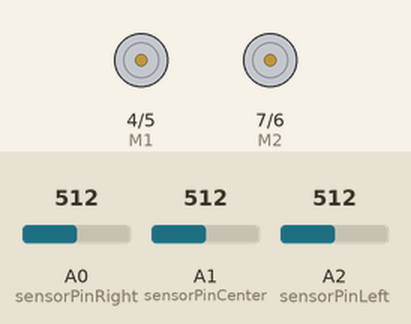
A sketch run on a simulated Arduino Uno, built with avr-gcc and run on an emulated ATmega328P. Parts: direction and speed pins drawn as motors (green arrow = direction pin HIGH = forward, orange = LOW = backward, longer = more drive). The inputs (shaded band) are chosen by the test bench; at power-on: A0 (sensorPinRight) = 512, A1 (sensorPinCenter) = 512, A2 (sensorPinLeft) = 512.

Above: at 1.2 s.
1.3 s: A0 (sensorPinRight) set to 984
2.8 s: A0 (sensorPinRight) set to 1019
At 3.3 s:
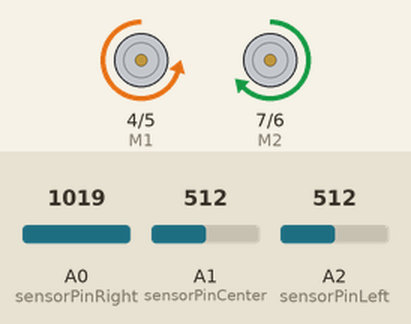
5.8 s: A1 (sensorPinCenter) set to 993
8.8 s: A1 (sensorPinCenter) set to 1014
At 9.07 s:
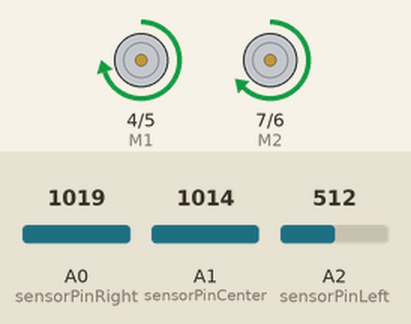
11.8 s: A2 (sensorPinLeft) set to 1023
At 12.07 s:
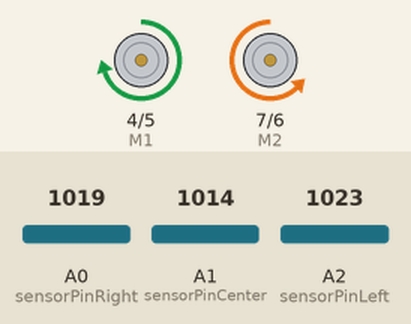
14.8 s: A2 (sensorPinLeft) set to 900
At 14.98 s:
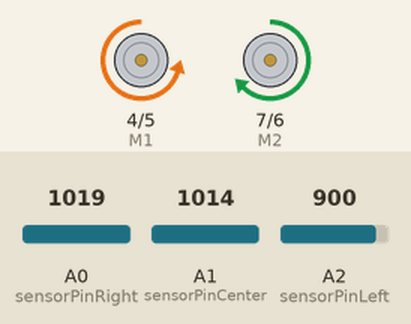
Timing chart, 0 to 18.8 s (numbered marks = the images above; inputs shaded):
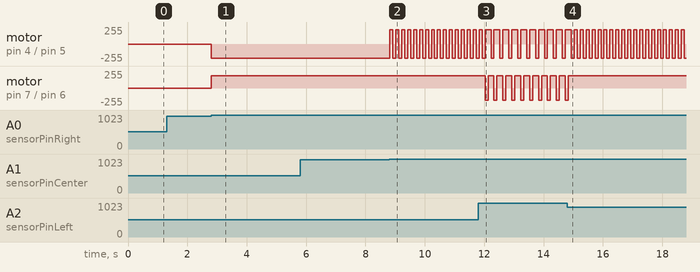

Measured:
- the behaviour switches between 1000 and 1001 on A0 (sensorPinRight) (found by bisection; images 0 and 1)
- the behaviour switches between 1000 and 1001 on A1 (sensorPinCenter) (found by bisection; images 1 and 2)
- after the input at 1.3 s, every drawn part: stays the same
- after the input at 2.8 s, motor on pin 4 (M1) / pin 5 (E1): stopped → backward 215/255 at once; motor on pin 7 (M2) / pin 6 (E2): stopped → forward 185/255 at once
- after the input at 8.8 s, motor on pin 4 (M1) / pin 5 (E1): alternates forward 215/255 for 0.10 s and backward 215/255 for 0.10 s, starting at once
- after the input at 11.8 s, motor on pin 7 (M2) / pin 6 (E2): alternates forward 185/255 for 0.20 s and backward 185/255 for 0.10 s, starting after 0.23 s
- after the input at 14.8 s, motor on pin 4 (M1) / pin 5 (E1): alternates forward 215/255 for 0.10 s and backward 215/255 for 0.10 s, starting after 0.33 s; motor on pin 7 (M2) / pin 6 (E2): goes on until 14.8 s, then stays forward 185/255

The sketch:

LDR_robot.ino
```cpp
int E1 = 5;
int M1 = 4;
int E2 = 6;
int M2 = 7;

int leftMotorSpeed = 215;
int rightMotorSpeed = 185;

int sensorPinRight = 0;
int sensorPinCenter = 1;
int sensorPinLeft = 2;

int lightReadingRight;
int lightToleranceRight = 1000;

int lightReadingCenter;
int lightToleranceCenter = 1000;

int lightReadingLeft;
int lightToleranceLeft = 1000;

int readingDelay = 100;
void setup() {
  // put your setup code here, to run once:
pinMode(M1,OUTPUT);
pinMode(M2,OUTPUT);

Serial.begin(9600);

}

void loop() {
  // put your main code here, to run repeatedly:

lightReadingRight = analogRead(sensorPinRight);
//Serial.print("Right Sensor Reading :");
//Serial.println(lightReadingRight);


lightReadingCenter = analogRead(sensorPinCenter);
//Serial.print("Center Sensor Reading :");
//Serial.println(lightReadingCenter);


lightReadingLeft = analogRead(sensorPinLeft);
//Serial.print("Left Sensor Reading :");
//Serial.println(lightReadingLeft);


// Move forward
if (lightReadingCenter > lightToleranceCenter)
{
digitalWrite(M1, HIGH);
digitalWrite(M2, HIGH);
analogWrite(E1, leftMotorSpeed);
analogWrite(E2, rightMotorSpeed);
delay(readingDelay);
// Stop
digitalWrite(M1, LOW);
digitalWrite(M2, LOW);
analogWrite(E1, 0);
analogWrite(E2, 0);
}

// Turn right
if (lightReadingRight > lightToleranceRight)
{
digitalWrite(M1, LOW);
digitalWrite(M2, HIGH);
analogWrite(E1, leftMotorSpeed);
analogWrite(E2, rightMotorSpeed);
delay(readingDelay);
// Stop
digitalWrite(M1, LOW);
digitalWrite(M2, LOW);
analogWrite(E1, 0);
analogWrite(E2, 0);
}

// Turn left
if (lightReadingLeft > lightToleranceLeft)
{
digitalWrite(M1, HIGH);
digitalWrite(M2, LOW);
analogWrite(E1, leftMotorSpeed);
analogWrite(E2, rightMotorSpeed);
delay(readingDelay);
// Stop
digitalWrite(M1, LOW);
digitalWrite(M2, LOW);
analogWrite(E1, 0);
analogWrite(E2, 0);
}
}
```
